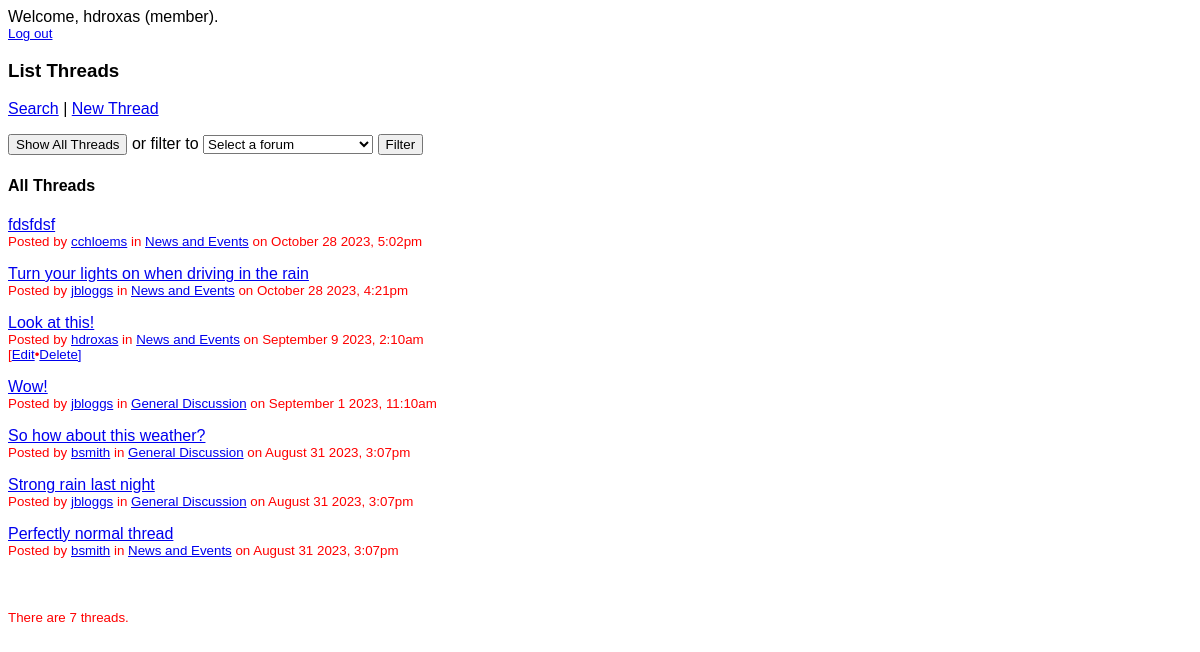
Screenshot of /list_threads.php (signed in) with the database file from the repository.
### tables this page shows
CREATE TABLE `thread` (
  `thread_id` int(11) NOT NULL,
  `username` varchar(20) NOT NULL,
  `forum_id` tinyint(4) UNSIGNED NOT NULL,
  `title` varchar(100) NOT NULL,
  `content` varchar(40000) NOT NULL,
  `post_date` timestamp NOT NULL DEFAULT current_timestamp() ON UPDATE current_timestamp()
);

CREATE TABLE `forum` (
  `forum_id` tinyint(4) UNSIGNED NOT NULL,
  `forum_name` varchar(50) NOT NULL
);

### list_threads.php (the view, shortened to what this page needs)
<?php
  require 'db_connect.php';
  if (isset($_SESSION['uname'])) {
    echo '<p>Welcome, '.$_SESSION['uname'].' ('.$_SESSION['level'].').';
    echo '<br /><small><a href="logout.php">Log out</a></small></p>';
  }
  else {
    echo '<p>You are not logged in.';
    echo '<br /><small><a href="login.php">Log in</a></small></p>';
  }
?>
<!DOCTYPE html>
<html>
  <head>
    <link rel="stylesheet" type="text/css" href="forum_stylesheet.css" />
  </head>
  <body>
    <h3>List Threads</h3>
    <p><a href="search_threads.php">Search</a> |
    <?php
    if (isset($_SESSION['uname'])) {
      echo '<a href="new_thread_form.php"> New Thread </a>';
    }
    ?>
    </p>
    <form name="list_threads" method="get" action="list_threads.php" >
      <p><input type="button" value="Show All Threads" onclick="window.location.href = 'list_threads.php'" /> or filter to
        <select name="forum_id">
          <option value="" selected disabled>Select a forum</option>
        </select> <input type="submit" value="Filter" />
      </p>
    </form>
    <?php
      if (isset($_GET['forum_id']))
      {
        echo '<h4>'.$current_forum_name.' Threads</h4>';
        $stmt = $db->prepare("SELECT thread_id, username, title, post_date, f.forum_id, forum_name
                              FROM thread AS t JOIN forum as f ON t.forum_id = f.forum_id
                              WHERE t.forum_id = ? ORDER BY post_date DESC");
        $stmt->execute( [$_GET['forum_id']] );
      }
      else
      {
        echo '<h4>All Threads</h4>';
        $stmt = $db->prepare("SELECT thread_id, username, title, post_date, f.forum_id, forum_name
                              FROM thread AS t JOIN forum as f ON t.forum_id = f.forum_id
                              ORDER BY post_date DESC");
        $stmt->execute();
      }
      $result_data = $stmt->fetchAll();
      $thread_count = $stmt->rowCount();
      if (count($result_data) > 0)
      {
        foreach($result_data as $row)
        {
          echo '<p><a href="view_thread.php?id='.$row['thread_id'].'">'.$row['title'].'</a><br />';
          echo '<small>Posted by <a href="view_profile.php?username='.$row['username'].'">'.$row['username'].'</a>';
          echo ' in <a href="list_threads.php?forum='.$row['forum_id'].'">'.$row['forum_name'].'</a>';
          echo ' on '.date('F j o\, g:ia', strtotime($row['post_date'])).'</em></small>';
          if (isset($_SESSION['uname'])){
            if ($_SESSION['uname'] == $row['username']) {
              echo '<br> <small>[<a href="edit_thread_form.php?id='.$row['thread_id'].'">Edit</a>&#x2022';
              echo '<a onclick="return confirm(\'Are you sure you want to delete this thread?\')" href="delete_thread.php?id='.$row['thread_id'].'">Delete]</a></small>';
            }
            else if ($_SESSION['level'] == 'admin') {
              echo '<br><small><a onclick="return confirm(\'Are you sure you want to delete this thread?\')" href="delete_thread.php?id='.$row['thread_id'].'">[Delete]</a></small>';
            }
          }
          echo '</small></p>';
        }
        if ($thread_count > 1){
          echo '<br><br><small>There are '.$thread_count.' threads.</small></p>';
        }
        else {
          echo '<br><br><small>There is only '.$thread_count.' thread.</small></p>';
        }
      }
      else
      {
        echo '<p><small>No threads posted.</small></p>';
      }
    ?>
  </body>
</html>

### forum_stylesheet.css (style rules this page uses)
* { font-family: Arial }
small { color: #FF0000; }
input[type="text"], input[type="password"], select { width: 170px }

### rows the page displays
thread: title "fdsfdsf", username "cchloems", forum.forum_name "News and Events", post_date "October 28 2023, 5:02pm"
thread: title "Turn your lights on when driving in the rain", username "jbloggs", forum.forum_name "News and Events", post_date "October 28 2023, 4:21pm"
thread: title "Look at this!", username "hdroxas", forum.forum_name "News and Events", post_date "September 9 2023, 2:10am"
thread: title "Wow!", username "jbloggs", forum.forum_name "General Discussion", post_date "September 1 2023, 11:10am"
thread: title "So how about this weather?", username "bsmith", forum.forum_name "General Discussion", post_date "August 31 2023, 3:07pm"
thread: title "Strong rain last night", username "jbloggs", forum.forum_name "General Discussion", post_date "August 31 2023, 3:07pm"
thread: title "Perfectly normal thread", username "bsmith", forum.forum_name "News and Events", post_date "August 31 2023, 3:07pm"

### other values shown
$_SESSION['uname'] "hdroxas"
$_SESSION['level'] "member"
$thread_count "7"
